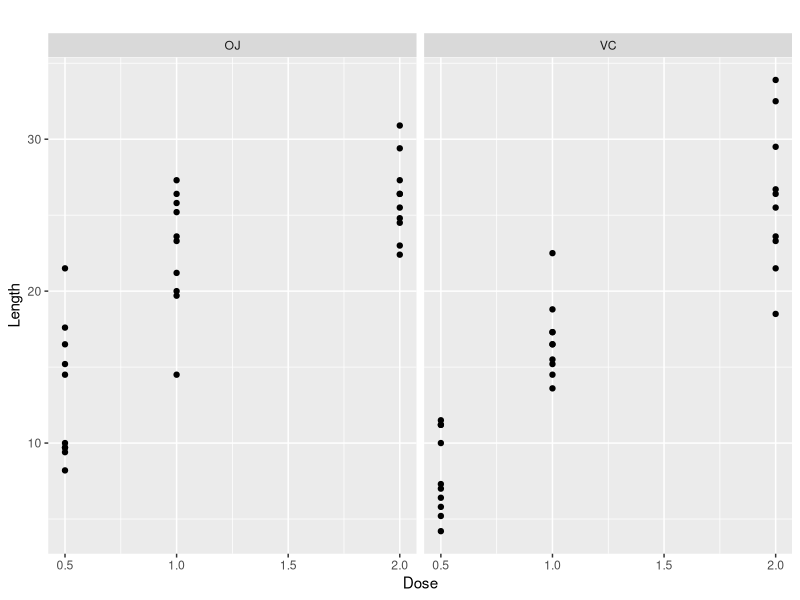

Source code (R): (Note: this script raises an error after producing the figure.)
#Stat Inf Project Part 2
#Title (give an appropriate title) and Author Name

#set working directory
setwd("~/CourseraRClass/StatInf")

#reference necessary libs
library(ggplot2)

data("ToothGrowth")

head(ToothGrowth)
summary(ToothGrowth)
str(ToothGrowth)
with(ToothGrowth,table(supp,dose))

qplot(dose,len,data=ToothGrowth,
      xlab="Dose",
      ylab="Length",
      main="",
      facets=.~supp)

t.test(len~supp,data = ToothGrowth, 
       alternative= c("two.sided"),
       mu=0,
       paired=FALSE,
       var.equal=FALSE, 
       conf.level= .95)

doselist <- unique(ToothGrowth$dose)
for (i in doselist) {
    print(paste("T-Test for Dose Level", i))
    print(t.test(len~supp,data = ToothGrowth, 
         alternative= c("two.sided"),
         mu=0,
         paired=FALSE,
         var.equal=FALSE, 
         conf.level= .95,
         subset=ToothGrowth$dose==i))
  
}


